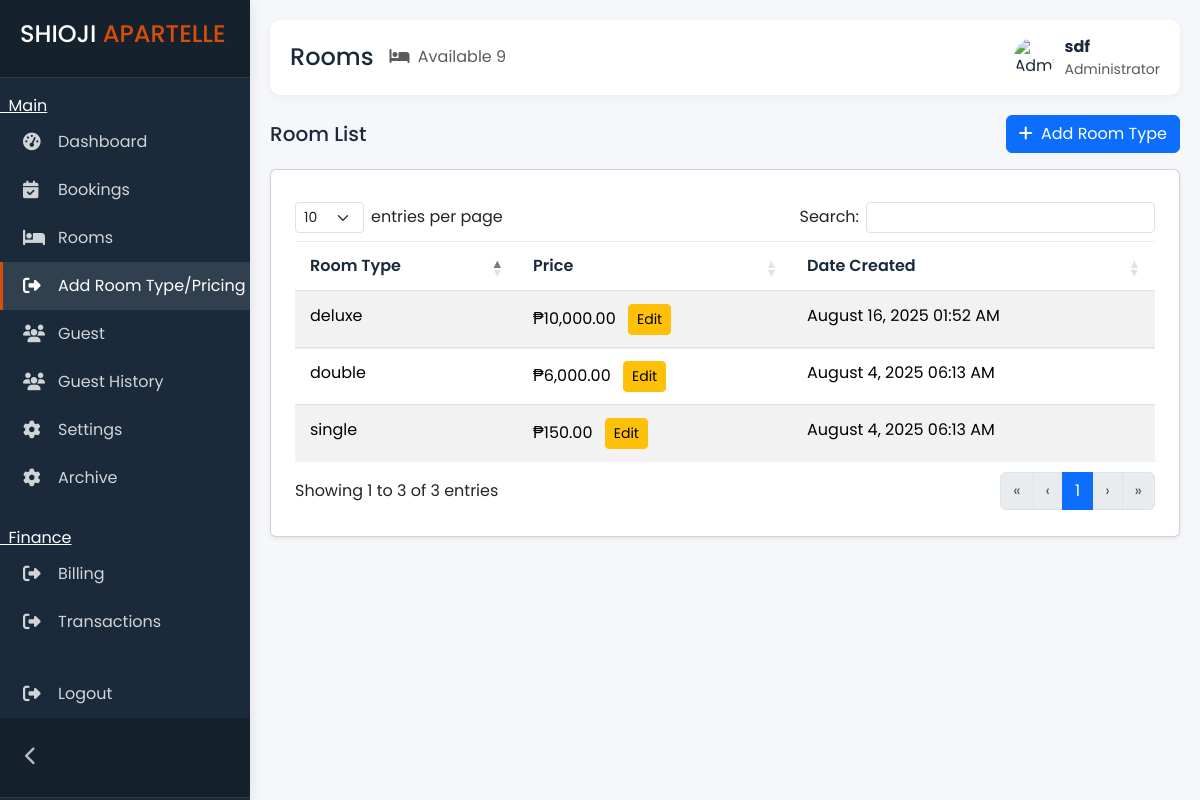
The page /admin/room_pricing.php (signed in) on the database its author committed.
### tables this page shows
CREATE TABLE `room_types` (
  `room_type_id` int(11) NOT NULL,
  `type` varchar(200) NOT NULL,
  `price` double(10,2) NOT NULL DEFAULT 0.00,
  `created_at` timestamp NOT NULL DEFAULT current_timestamp(),
  `archive` enum('yes','no') NOT NULL DEFAULT 'no'
);

### admin/room_pricing.php (the view, shortened to what this page needs)
<?php
include '../connect.php';
?>
<!DOCTYPE html>
<html lang="en">
<?php include 'head.php'; ?>
<body>
    <?php include 'sidebar.php'; ?>
    <div class="main-content">
        <div class="topbar">
            <div class="topbar-left">
                <div class="d-flex align-items-center">
                    <h4 class="mb-0">Rooms</h4>
                    <div class="ms-3 text-muted d-none d-md-block">
                        <i class="fas fa-bed me-1"></i>
                        <span id="currentDate">Available 9</span>
                    </div>
                </div>
            </div>
            <div class="user-info">
                <img src="https://www.w3schools.com/howto/img_avatar.png" alt="Admin Avatar" class="rounded-circle" width="40" height="40">
                <div>
                    <div class="fw-bold">
                        <?php echo $_SESSION['admin_name']; ?>
                    </div>
                    <div class="text-muted small">Administrator</div>
                </div>
            </div>
        </div>
        <div class="d-flex justify-content-between align-items-center mb-3">
            <h5 class="mb-0">Room List</h5>
            <button class="btn btn-primary" data-bs-toggle="modal" data-bs-target="#addRoomModal">
                <i class="fas fa-plus me-1"></i> Add Room Type
            </button>
        </div>
        <div class="room-content">
            <div class="card shadow-sm p-4">
                <table id="myTable" class="table table-striped">
                    <thead>
                        <tr>
                            <th>Room Type</th>
                            <th>Price</th>
                            <th>Date Created</th>
                        </tr>
                    </thead>
                    <tbody>
                        <?php
                        $sql = "SELECT room_type_id, type, price, created_at FROM room_types";
                        $result = $conn->query($sql);
                        while ($row = $result->fetch_assoc()) {
                            echo "<tr>";
                            echo "<td>" . htmlspecialchars($row['type']) . "</td>";
                            echo "<td>₱" . number_format($row['price'], 2) . "
    <a href='#'
       data-bs-toggle='modal'
       data-bs-target='#editRoomTypeModal'
       data-id='" . htmlspecialchars($row['room_type_id'], ENT_QUOTES) . "'
       data-type='" . htmlspecialchars($row['type'], ENT_QUOTES) . "'
       data-price='" . htmlspecialchars($row['price'], ENT_QUOTES) . "'
       class='btn btn-sm btn-warning ms-2 edit-room-btn'>
       Edit
    </a>
</td>";
                            echo "<td>" . htmlspecialchars(date('F j, Y h:i A', strtotime($row['created_at']))) . "</td>";
                            echo "</tr>";
                        }
                        ?>
                    </tbody>
                </table>
            </div>
        </div>
    </div>
</body>
</html>

### admin/head.php (shortened to what this page needs)
<head>
    <link href="../node_modules/bootstrap/dist/css/bootstrap.min.css" rel="stylesheet">
    <link href="../node_modules/datatables.net-bs5/css/dataTables.bootstrap5.min.css" rel="stylesheet">
    <link rel="stylesheet" href="../assets/fontawesome/css/all.min.css">
    <link rel="stylesheet" href="style.css">
</head>

### admin/sidebar.php (shortened to what this page needs)
<div class="sidebar" id="sidebar">
    <div class="sidebar-header">
        <a href="../index.php" style="text-decoration: none; color: inherit;">
            <h4>SHIOJI <span>APARTELLE</span></h4>
        </a>
    </div>
    <?php $currentPage = basename($_SERVER['PHP_SELF']); ?>
    <ul class="nav flex-column mt-3">
        <u>&nbsp;&nbsp;Main</u>
        <li class="nav-item">
            <a class="nav-link <?php if ($currentPage == 'dashboard.php') echo 'active'; ?>" href="dashboard.php">
                <i class="fas fa-tachometer-alt"></i>
                <span class="nav-text">Dashboard</span>
            </a>
        </li>
        <li class="nav-item">
            <a class="nav-link <?php if ($currentPage == 'bookings.php') echo 'active'; ?>" href="bookings.php">
                <i class="fas fa-calendar-check"></i>
                <span class="nav-text">Bookings</span>
            </a>
        </li>
        <li class="nav-item">
            <a class="nav-link <?php if ($currentPage == 'rooms.php') echo 'active'; ?>" href="rooms.php">
                <i class="fas fa-bed"></i>
                <span class="nav-text">Rooms</span>
            </a>
        </li>
        <li class="nav-item ">
            <a class="nav-link <?php if ($currentPage == 'room_pricing.php') echo 'active'; ?>" href="room_pricing.php">
                <i class="fas fa-sign-out-alt"></i>
                <span class="nav-text">Add Room Type/Pricing</span>
            </a>
        </li>
        <li class="nav-item">
            <a class="nav-link <?php if ($currentPage == 'guest.php') echo 'active'; ?>" href="guest.php">
                <i class="fas fa-users"></i>
                <span class="nav-text">Guest</span>
            </a>
        </li>
        <li class="nav-item">
            <a class="nav-link <?php if ($currentPage == 'history.php') echo 'active'; ?>" href="history.php">
                <i class="fas fa-users"></i>
                <span class="nav-text">Guest History</span>
            </a>
        </li>
        <li class="nav-item">
            <a class="nav-link <?php if ($currentPage == 'settings.php') echo 'active'; ?>" href="setting.php">
                <i class="fas fa-cog"></i>
                <span class="nav-text">Settings</span>
            </a>
        </li>
           <li class="nav-item">
            <a class="nav-link <?php if ($currentPage == 'archive.php') echo 'active'; ?>" href="archive.php">
                <i class="fas fa-cog"></i>
                <span class="nav-text">Archive</span>
            </a>
        </li>
        <u class="mt-4">&nbsp;&nbsp;Finance</u>
        <li class="nav-item ">
            <a class="nav-link <?php if ($currentPage == 'billing.php') echo 'active'; ?>" href="billing.php">
                <i class="fas fa-sign-out-alt"></i>
                <span class="nav-text">Billing</span>
            </a>
        </li>
        <li class="nav-item ">
            <a class="nav-link <?php if ($currentPage == 'invoice.php') echo 'active'; ?>" href="invoice.php">
                <i class="fas fa-sign-out-alt"></i>
                <span class="nav-text">Transactions</span>
            </a>
        </li>
        <li class="nav-item mt-4">
            <a class="nav-link <?php if ($currentPage == 'logout.php') echo 'active'; ?>" href="logout.php">
                <i class="fas fa-sign-out-alt"></i>
                <span class="nav-text">Logout</span>
            </a>
        </li>
    </ul>
    <div class="sidebar-header mt-auto">
        <button class="collapse-btn" id="collapseSidebar">
            <i class="fas fa-chevron-left"></i>
        </button>
    </div>
</div>

### admin/style.css (style rules this page uses)
:root { --primary: #2a5d8a; --secondary: #e9b44c; --accent: #d74e09; --light: #f8f9fa; --dark: #1a2a3a; --gray: #6c757d; --sidebar-width: 250px; --sidebar-collapsed-width: 70px; --success: #4cc9f0; --danger: #e63946; --warning: #fca311; --border: #e0e0e0; --card-shadow: 0 4px 6px rgba(0, 0, 0, 0.05); --transition: all 0.3s ease; }
* { margin: 0; padding: 0; box-sizing: border-box; }
body { font-family: "Poppins", sans-serif; background-color: #f5f7fa; color: var(--dark); overflow-x: hidden; transition: all 0.3s; }
.sidebar { position: fixed; top: 0; left: 0; width: var(--sidebar-width); height: 100vh; background: var(--dark); color: white; z-index: 1000; transition: all 0.3s ease; box-shadow: 0 0 15px rgba(0, 0, 0, 0.1); overflow-y: auto; }
.sidebar-header { padding: 20px; background: rgba(0, 0, 0, 0.2); border-bottom: 1px solid rgba(255, 255, 255, 0.1); display: flex; align-items: center; justify-content: space-between; }
.sidebar-header span { color: var(--accent); }
.collapse-btn { background: transparent; border: none; color: rgba(255, 255, 255, 0.7); font-size: 1.2rem; cursor: pointer; transition: all 0.3s; padding: 5px; border-radius: 4px; }
.nav-link { color: rgba(255, 255, 255, 0.8); padding: 12px 20px; border-left: 3px solid transparent; transition: all 0.3s; display: flex; align-items: center; white-space: nowrap; cursor: pointer; }
.nav-link:hover, .nav-link.active { color: white; background: rgba(255, 255, 255, 0.1); border-left: 3px solid var(--accent); }
.nav-link i { width: 25px; margin-right: 10px; font-size: 1.1rem; transition: margin 0.3s; }
.main-content { margin-left: var(--sidebar-width); padding: 20px; transition: all 0.3s; min-height: 100vh; }
.topbar { display: flex; justify-content: space-between; align-items: center; padding: 15px 20px; background: white; border-radius: 10px; box-shadow: 0 2px 10px rgba(0, 0, 0, 0.05); margin-bottom: 20px; }
.topbar-left { display: flex; align-items: center; gap: 15px; }
.user-info { display: flex; align-items: center; }
.user-info img { width: 40px; height: 40px; border-radius: 50%; margin-right: 10px; object-fit: cover; }
.table { border-collapse: separate; border-spacing: 0; }
.table th { background: var(--light); padding: 12px 15px; font-weight: 600; color: var(--dark); border-top: 1px solid #eee; }
.table td { padding: 12px 15px; border-top: 1px solid #eee; }
.table tr:last-child td { border-bottom: 1px solid #eee; }

### rows shown on the page
room_types: type "single", price "150.00", created_at "August 4, 2025 06:13 AM"
room_types: type "double", price "6,000.00", created_at "August 4, 2025 06:13 AM"
room_types: type "deluxe", price "10,000.00", created_at "August 16, 2025 01:52 AM"

### other values the page prints
$_SESSION['admin_name'] "sdf"
